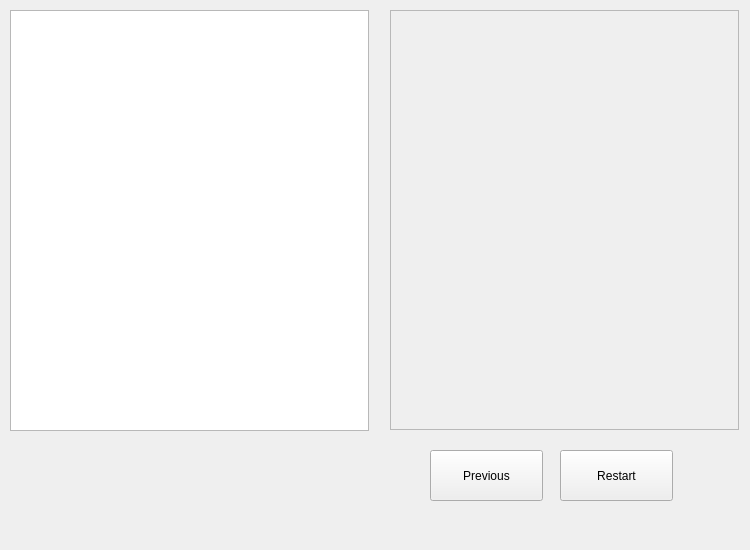
<?xml version="1.0" encoding="UTF-8"?>
<ui version="4.0">
 <class>Form</class>
 <widget class="QWidget" name="Form">
  <property name="geometry">
   <rect>
    <x>0</x>
    <y>0</y>
    <width>750</width>
    <height>550</height>
   </rect>
  </property>
  <property name="windowTitle">
   <string>Form</string>
  </property>
  <widget class="QPushButton" name="restartButton">
   <property name="geometry">
    <rect>
     <x>560</x>
     <y>450</y>
     <width>113</width>
     <height>51</height>
    </rect>
   </property>
   <property name="text">
    <string>Restart</string>
   </property>
  </widget>
  <widget class="QPushButton" name="previousButton">
   <property name="geometry">
    <rect>
     <x>430</x>
     <y>450</y>
     <width>113</width>
     <height>51</height>
    </rect>
   </property>
   <property name="text">
    <string>Previous</string>
   </property>
  </widget>
  <widget class="QTextEdit" name="decodeTextArea">
   <property name="geometry">
    <rect>
     <x>10</x>
     <y>10</y>
     <width>359</width>
     <height>421</height>
    </rect>
   </property>
  </widget>
  <widget class="QScrollArea" name="carrierScrollArea">
   <property name="geometry">
    <rect>
     <x>390</x>
     <y>10</y>
     <width>349</width>
     <height>420</height>
    </rect>
   </property>
   <property name="widgetResizable">
    <bool>true</bool>
   </property>
   <widget class="QWidget" name="scrollAreaWidgetContents">
    <property name="geometry">
     <rect>
      <x>0</x>
      <y>0</y>
      <width>347</width>
      <height>418</height>
     </rect>
    </property>
    <layout class="QGridLayout" name="gridLayout_3">
     <item row="0" column="0">
      <widget class="QLabel" name="carrierLabel">
       <property name="text">
        <string>&lt;html&gt;&lt;head/&gt;&lt;body&gt;&lt;p&gt;&lt;img src=&quot;:/translation_images/hieroglyphics.jpg&quot;/&gt;&lt;/p&gt;&lt;/body&gt;&lt;/html&gt;</string>
       </property>
      </widget>
     </item>
    </layout>
   </widget>
  </widget>
 </widget>
 <resources/>
 <connections/>
</ui>
